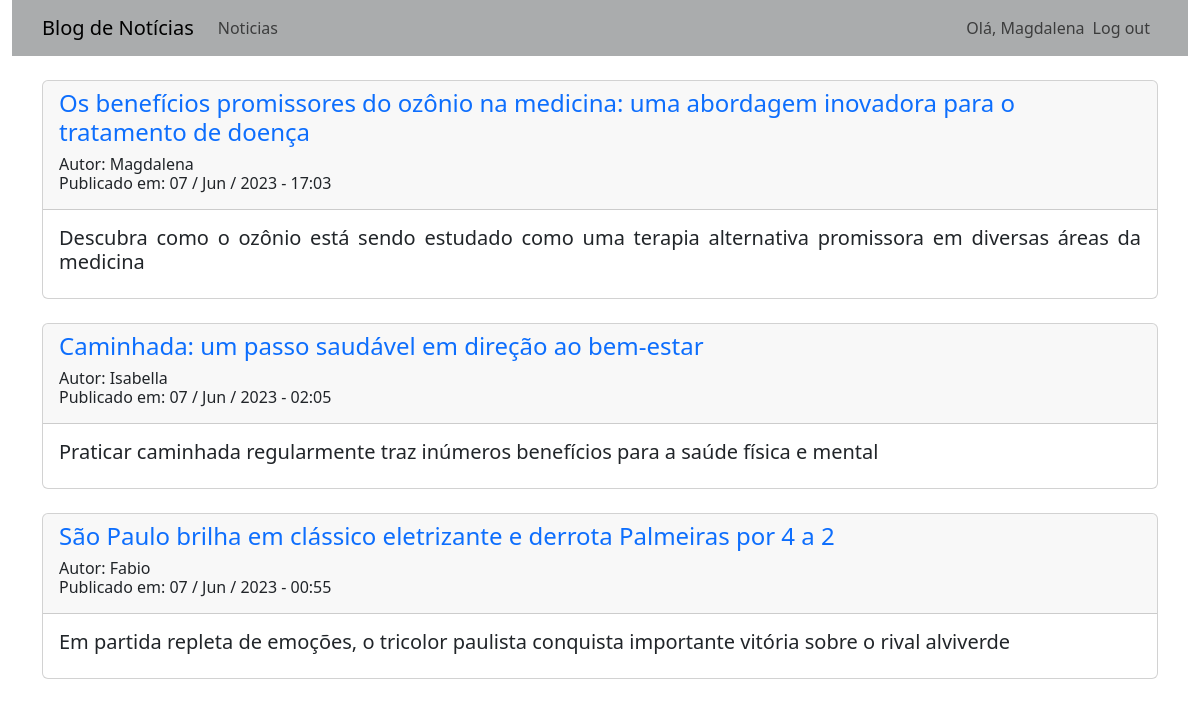
The app's page /noticias/ (signed in) with its own data.
### app_noticias/models.py (models this page shows, shortened)
class Noticia(models.Model):
    titulo = models.CharField(max_length=100)
    sub_titulo = models.CharField(max_length=150)
    data_publicacao = models.DateTimeField(auto_now_add=True)
    autor = models.ForeignKey(User, on_delete=models.CASCADE)
    texto = models.TextField()

### app_noticias/views.py (the view)
# urls.py: path('noticias/', views.noticias, name='noticias'),
def noticias(request):
    template = 'noticias/noticias.html'
    noticias = Noticia.objects.all().order_by('-data_publicacao')
    context = {
        'noticias': noticias
        }
    return render(request, template , context)

### app_noticias/templates/noticias/noticias.html
{% extends "noticias/base.html" %}
{% block content %}
    {% for noticia in noticias %}
        <div class="card">
            <div class="card-header">
                <div class="row">
                    <div class="row">
                        <h4><a href="{% url 'noticias:noticia' noticia.id %}" style="text-decoration: none;">{{ noticia.titulo }}</a></h4>
                    </div>
                    <div class="row" >
                        <h6>
                            Autor: {{ noticia.autor}}
                            <br>
                            Publicado em: {{ noticia.data_publicacao|date:'d / M / Y - H:i' }}
                        </h6>
                    </div>
                </div>
            </div>
            <div class="card-body" style="text-align: justify;">
                <h5> {{ noticia.sub_titulo}} </h5>
            </div>
        </div>
        <br>
    {% empty %}
        <h4>Ainda não há nóticias cadastradas.</h4>
    {% endfor %}
{% endblock %}

### app_noticias/templates/noticias/navbar.html (shortened to what this page needs)
<nav class="navbar navbar-expand-md navbar-light" style="background-color: #aaacad;">
  <div class="container-fluid container">
    <a class="navbar-brand" href="{% url 'noticias:index' %}">Blog de Notícias</a>
    <div class="collapse navbar-collapse" id="navbarSupportedContent">
      {% if user.is_authenticated %}
         <ul class="navbar-nav me-auto mb-2 mb-lg-0">
          <li class="nav-item active"><a class="nav-link" href="{% url 'noticias:noticias' %}">Noticias</a></li>
        </ul>
        <ul class="navbar-nav ms-auto mb-2 mb-lg-0">
          <span class="navbar-text"> Olá, {{ user.username }} </span>
          <li class="nav-item"><a class="nav-link" href="#">Log out</a></li>
        </ul>
      {% endif %}
    </div>
  </div>
</nav>

### records on screen
Noticia: titulo "Os benefícios promissores do ozônio na medicina: uma abordagem inovadora para o tratamento de doença", autor "Magdalena", data_publicacao "07 / Jun / 2023 - 17:03", sub_titulo "Descubra como o ozônio está sendo estudado como uma terapia alternativa promissora em diversas áreas da medicina"
Noticia: titulo "Caminhada: um passo saudável em direção ao bem-estar", autor "Isabella", data_publicacao "07 / Jun / 2023 - 02:05", sub_titulo "Praticar caminhada regularmente traz inúmeros benefícios para a saúde física e mental"
Noticia: titulo "São Paulo brilha em clássico eletrizante e derrota Palmeiras por 4 a 2", autor "Fabio", data_publicacao "07 / Jun / 2023 - 00:55", sub_titulo "Em partida repleta de emoções, o tricolor paulista conquista importante vitória sobre o rival alviverde"

### other values on screen
{{ user.username }} "Magdalena"
